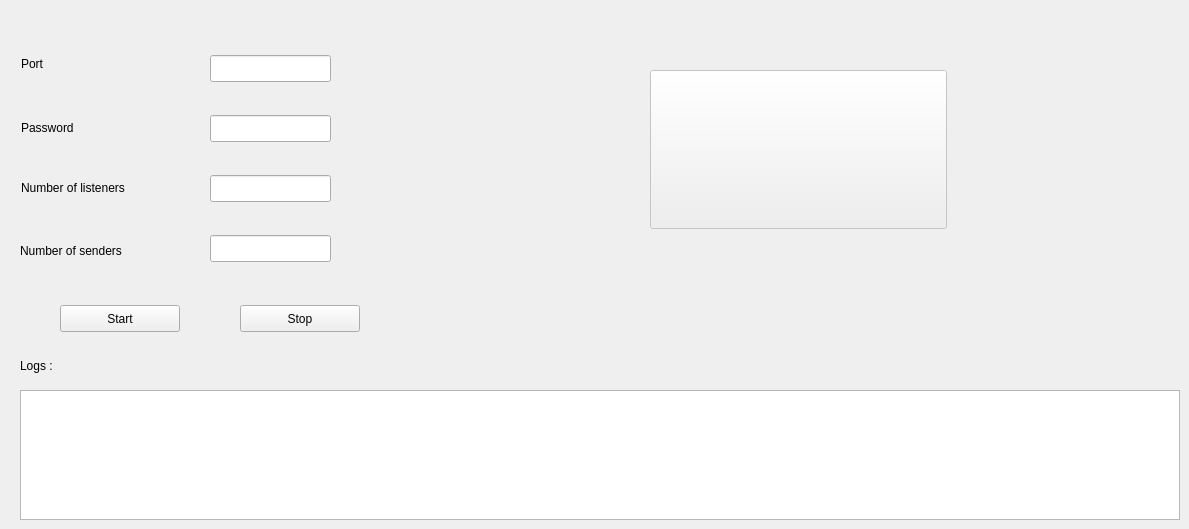
    <widget class="QWidget" name="tab_3">
     <attribute name="title">
      <string>Local_Server</string>
     </attribute>
     <widget class="QPushButton" name="Start_Local">
      <property name="geometry">
       <rect>
        <x>60</x>
        <y>305</y>
        <width>120</width>
        <height>27</height>
       </rect>
      </property>
      <property name="text">
       <string>Start</string>
      </property>
     </widget>
     <widget class="QPushButton" name="Stop_Local">
      <property name="geometry">
       <rect>
        <x>240</x>
        <y>305</y>
        <width>120</width>
        <height>27</height>
       </rect>
      </property>
      <property name="text">
       <string>Stop</string>
      </property>
     </widget>
     <widget class="QLineEdit" name="Line_Local_Port">
      <property name="geometry">
       <rect>
        <x>210</x>
        <y>55</y>
        <width>121</width>
        <height>27</height>
       </rect>
      </property>
      <property name="text">
       <string/>
      </property>
     </widget>
     <widget class="QLineEdit" name="Line_Local_Pass">
      <property name="geometry">
       <rect>
        <x>210</x>
        <y>115</y>
        <width>121</width>
        <height>27</height>
       </rect>
      </property>
      <property name="echoMode">
       <enum>QLineEdit::Password</enum>
      </property>
     </widget>
     <widget class="QLineEdit" name="Line_Local_Send">
      <property name="geometry">
       <rect>
        <x>210</x>
        <y>235</y>
        <width>121</width>
        <height>27</height>
       </rect>
      </property>
     </widget>
     <widget class="QTextEdit" name="icecast_logWindow">
      <property name="enabled">
       <bool>true</bool>
      </property>
      <property name="geometry">
       <rect>
        <x>20</x>
        <y>390</y>
        <width>1160</width>
        <height>130</height>
       </rect>
      </property>
     </widget>
     <widget class="QLabel" name="label_5">
      <property name="geometry">
       <rect>
        <x>20</x>
        <y>350</y>
        <width>51</width>
        <height>31</height>
       </rect>
      </property>
      <property name="text">
       <string>Logs :</string>
      </property>
     </widget>
     <widget class="QLabel" name="label_11">
      <property name="geometry">
       <rect>
        <x>21</x>
        <y>55</y>
        <width>47</width>
        <height>17</height>
       </rect>
      </property>
      <property name="text">
       <string>Port </string>
      </property>
     </widget>
     <widget class="QLabel" name="label_14">
      <property name="geometry">
       <rect>
        <x>21</x>
        <y>115</y>
        <width>79</width>
        <height>25</height>
       </rect>
      </property>
      <property name="text">
       <string>Password </string>
      </property>
     </widget>
     <widget class="QLabel" name="label_16">
      <property name="geometry">
       <rect>
        <x>21</x>
        <y>175</y>
        <width>161</width>
        <height>25</height>
       </rect>
      </property>
      <property name="text">
       <string>Number of listeners  </string>
      </property>
     </widget>
     <widget class="QLabel" name="label_15">
      <property name="geometry">
       <rect>
        <x>20</x>
        <y>235</y>
        <width>171</width>
        <height>31</height>
       </rect>
      </property>
      <property name="text">
       <string>Number of senders </string>
      </property>
     </widget>
     <widget class="QPushButton" name="serverStatus">
      <property name="enabled">
       <bool>false</bool>
      </property>
      <property name="geometry">
       <rect>
        <x>1020</x>
        <y>330</y>
        <width>50</width>
        <height>50</height>
       </rect>
      </property>
      <property name="styleSheet">
       <string notr="true">background-color:transparent;</string>
      </property>
      <property name="text">
       <string/>
      </property>
      <property name="icon">
       <iconset resource="icones.qrc">
        <normaloff>:/Icones_logiciel/led_red.ico</normaloff>
        <disabledoff>:/Icones_logiciel/led_red.ico</disabledoff>:/Icones_logiciel/led_red.ico</iconset>
      </property>
      <property name="iconSize">
       <size>
        <width>50</width>
        <height>50</height>
       </size>
      </property>
      <property name="checkable">
       <bool>false</bool>
      </property>
      <property name="autoDefault">
       <bool>false</bool>
      </property>
      <property name="flat">
       <bool>true</bool>
      </property>
     </widget>
     <widget class="QPushButton" name="pushButton">
      <property name="enabled">
       <bool>false</bool>
      </property>
      <property name="geometry">
       <rect>
        <x>650</x>
        <y>70</y>
        <width>297</width>
        <height>159</height>
       </rect>
      </property>
      <property name="text">
       <string/>
      </property>
      <property name="icon">
       <iconset resource="icones.qrc">
        <normaloff>:/Icones_logiciel/apo.png</normaloff>
        <disabledoff>:/Icones_logiciel/apo.png</disabledoff>:/Icones_logiciel/apo.png</iconset>
      </property>
      <property name="iconSize">
       <size>
        <width>300</width>
        <height>300</height>
       </size>
      </property>
     </widget>
     <widget class="QLineEdit" name="Line_Local_Listen">
      <property name="geometry">
       <rect>
        <x>210</x>
        <y>175</y>
        <width>121</width>
        <height>27</height>
       </rect>
      </property>
      <property name="echoMode">
       <enum>QLineEdit::Normal</enum>
      </property>
     </widget>
    </widget>
